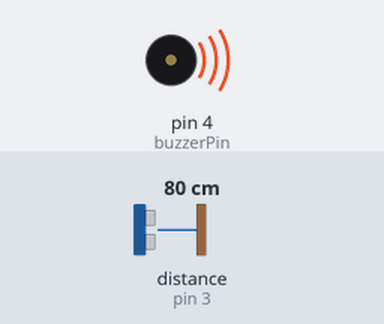
Recording of a sketch running on a simulated Arduino Uno, built with avr-gcc and run on an emulated ATmega328P. On the bench: buzzer (waves = sounding). Wiring (inferred from the names in the program): ultrasonic range finder: trigger pin 2; echo pin 3. The test bench sets the inputs (shaded band); at power-on: distance to the obstacle (sensor on pin 3) 80 cm. The echo pulse lasts 58.3 µs per cm.

Above: at 1.2 s.
1.3 s: distance to the obstacle (sensor on pin 3) set to 8 cm
2.8 s: distance to the obstacle (sensor on pin 3) set to 5 cm
At 4.0 s:
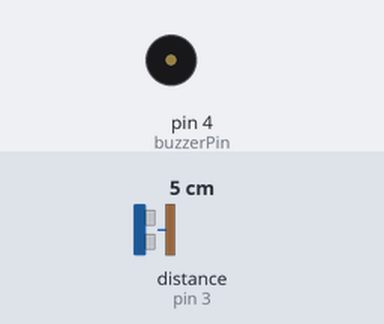
4.3 s: distance to the obstacle (sensor on pin 3) set to 9 cm
At 5.5 s:
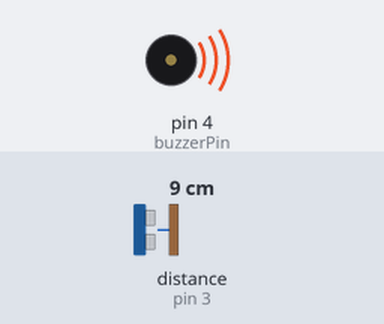
5.8 s: distance to the obstacle (sensor on pin 3) set to 2 cm
At 7.2 s:
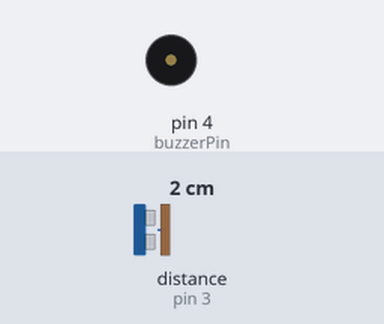
Timing chart, 0 to 8.3 s (numbered marks = the images above; inputs shaded):
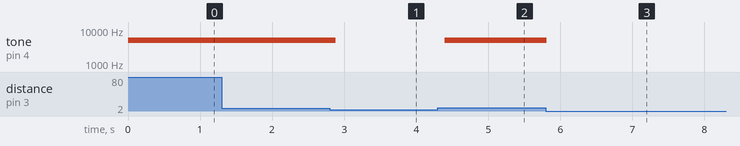

Measured:
- the behaviour switches between 7 and 6 cm on distance to the obstacle (sensor on pin 3) (found by bisection; images 0 and 1)
- after the input at 1.3 s, every drawn part: stays the same
- after the input at 2.8 s, tone on pin 4 (buzzerPin): 5000 Hz → silent after 0.08 s
- after the input at 4.3 s, tone on pin 4 (buzzerPin): silent → 5000 Hz after 0.10 s
- after the input at 5.8 s, tone on pin 4 (buzzerPin): 5000 Hz → silent at once

The sketch:

mpmcproject.ino
```cpp
const int trigPin = 2;
const int echoPin = 3;
const int buzzerPin = 4;
const long timeoutMicroseconds = 20000;
const int minimumDistance = 6;

bool buzzerOn = false;
unsigned long previousMillis = 0;

void setup() {
  pinMode(trigPin, OUTPUT);
  pinMode(echoPin, INPUT);
  pinMode(buzzerPin, OUTPUT);
}

void loop() {
  digitalWrite(trigPin, LOW);
  delayMicroseconds(5);
  digitalWrite(trigPin, HIGH);
  delayMicroseconds(10);
  digitalWrite(trigPin, LOW);

  long duration = pulseIn(echoPin, HIGH, timeoutMicroseconds);
  float distance = duration * 0.0343 / 2.0;

  if (distance > minimumDistance) {
    if (!buzzerOn) {
      buzzerOn = true;
      previousMillis = millis();
      tone(buzzerPin, 5000); // Play a tone of 1000 Hz
    }
  } else {
    if (buzzerOn) {
      buzzerOn = false;
      noTone(buzzerPin); // Stop the tone
    }
  }

  if (buzzerOn && (millis() - previousMillis >= 30000)) {
    buzzerOn = false;
    noTone(buzzerPin); // Stop the tone
    delay(30000); // Wait for 30 seconds
  }

  delay(100);
}
```
